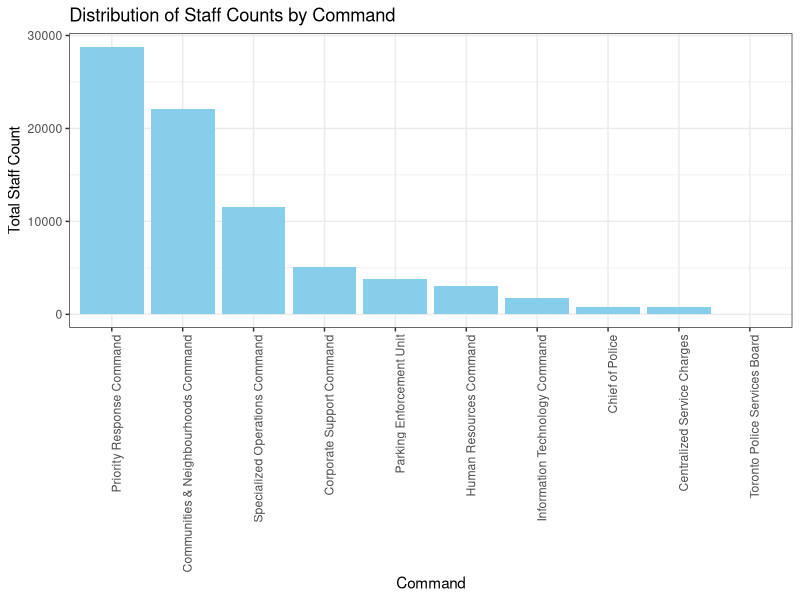
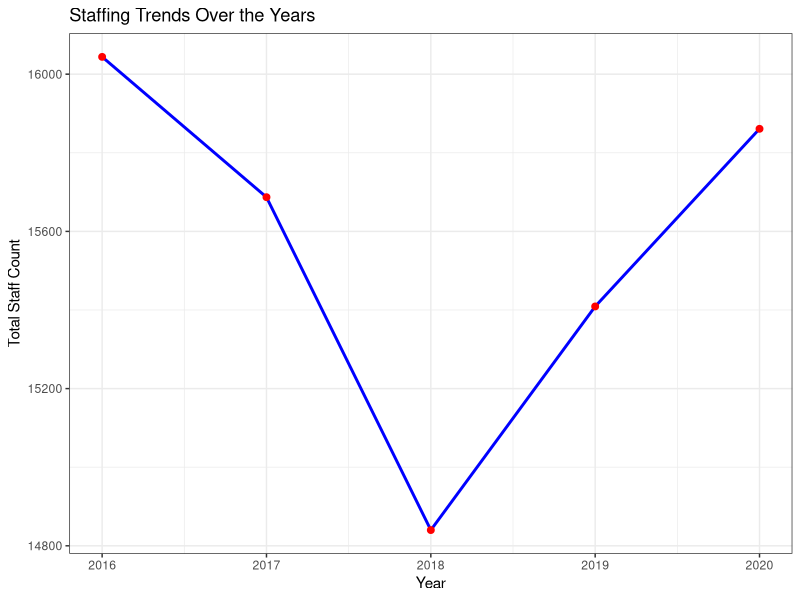
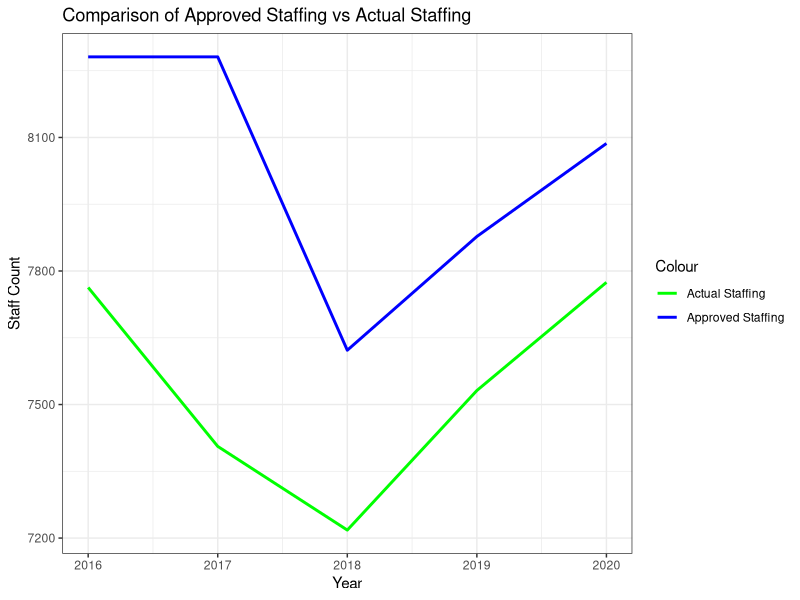

The R source for these figures, in order:
## ---- chunk 1
#| echo: false
#| warning: false
#### Preamble ####

# Purpose: Generates a paper titled "Long-term care homes were hit hardest by
# 2023 disease outbreaks in Toronto healthcare facilities" in PDF format when
# rendered.
# Author: Wei Wang
# Date: September 23, 2024
# Contact: won.wang@mail.utoronto.ca
# Pre-requisites: Run the files "01-download_data.R" and "02-data_cleaning.R".
## ---- chunk 2
#| echo: false
#| warning: false
#### Loading Packages ####

# install.packages("tidyverse")
# install.packages("here")
library(tidyverse)
library(ggplot2)
library(dplyr)
## ---- chunk 3
#| echo: false
#| warning: false
#| message: false

#### Loading the Cleaned Dataset ####
data <- read.csv(here::here("data", "raw_data" ,"tpss_raw_data.csv"))
## ---- chunk 4
#| echo: false
#| warning: false
#| label: DOSCC
#| fig-cap: "Number of the "
#### First Graph ####

# This code is based on knowledge from Alexander (2023).
# 1. Bar chart: Distribution of total staff counts by command
command_staff_counts <- data %>%
  group_by(Command) %>%
  summarise(Total_Count = sum(Count_, na.rm = TRUE))

ggplot(command_staff_counts, aes(x = reorder(Command, -Total_Count), y = Total_Count)) +
  geom_bar(stat = "identity", fill = "skyblue") +
  theme_bw() + 
  theme(axis.text.x = element_text(angle = 90, hjust = 1)) +
  labs(title = "Distribution of Staff Counts by Command", x = "Command", y = "Total Staff Count")

## ---- chunk 5
#| echo: false
#| warning: false
#| label: STOY
#| fig-cap: "Number of the "
#### Second Graph ####

# This code is based on knowledge from Alexander (2023).

# 2. Line chart: Staffing trends over the years
staffing_trends <- data %>%
  group_by(Year) %>%
  summarise(Total_Count = sum(Count_, na.rm = TRUE))

ggplot(staffing_trends, aes(x = Year, y = Total_Count)) +
  geom_line(color = "blue", size = 1) +
  geom_point(color = "red", size = 2) +
  theme_bw() +
 labs(title = "Staffing Trends Over the Years", x = "Year", y = "Total Staff Count")

## ---- chunk 6
#| echo: false
#| warning: false
#| label: CASAS
#| fig-cap: "Number of the "
#### Third Graph ####

# This code is based on knowledge from Alexander (2023).

# 3. Line chart: Comparison of Approved Staffing vs Actual Staffing over the years
approved_vs_actual <- data %>%
  group_by(Year, Type_of_Metric) %>%
  summarise(Total_Count = sum(Count_, na.rm = TRUE)) %>%
  spread(Type_of_Metric, Total_Count)

ggplot(approved_vs_actual, aes(x = Year)) +
  geom_line(aes(y = `Approved Staffing`, color = "Approved Staffing"), size = 1) +
  geom_line(aes(y = `Actual Staffing`, color = "Actual Staffing"), size = 1) +
  labs(title = "Comparison of Approved Staffing vs Actual Staffing", x = "Year", y = "Staff Count") +
  theme_bw() +
  scale_color_manual(name = "Colour", values = c("Approved Staffing" = "blue", "Actual Staffing" = "green"))
